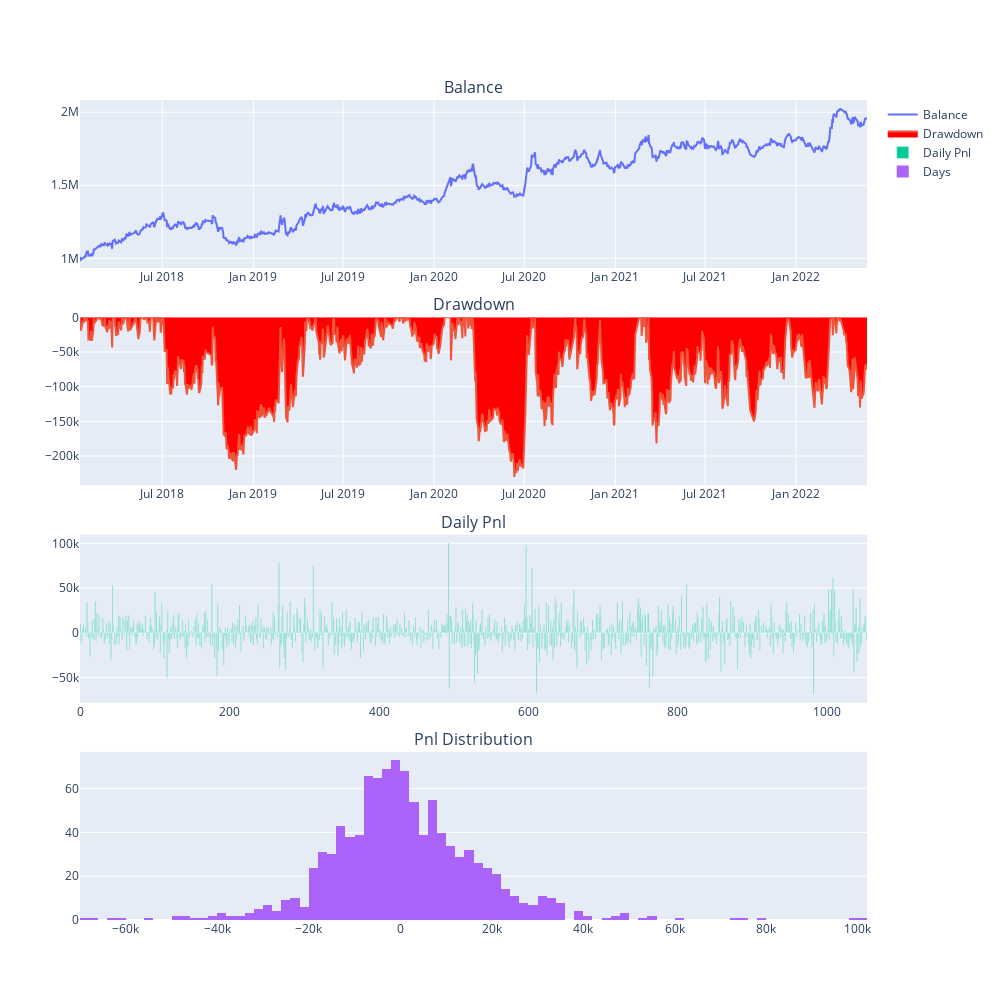

Write notebook code for a chart like this one.
### Code cell
engine = BacktestingEngine()

engine.set_parameters(
    vt_symbol="IF888.CFFEX",
    interval="1m", 
    start=datetime(2018, 1, 1), 
    end=datetime.now(), 
    rate=0.3/10000, 
    slippage=0.2, 
    size=300, 
    pricetick=0.2, 
    capital=1_000_000
)

engine.add_strategy(RumiStrategy, {})

engine.load_data()
engine.run_backtesting()
engine.calculate_result()
engine.calculate_statistics()
engine.show_chart()

### Figure 1 — Plotly figure (JSON) as saved in the notebook; plotly's stock layout.template omitted (floating-point values rounded to 4 significant figures; data arrays with more than 128 entries replaced by an {"elided": "..."} marker saying what was removed)
{"data": [{"mode": "lines", "name": "Balance", "type": "scatter", "x": {"elided": "1054 str values"}, "xaxis": "x", "y": {"elided": "1054 float values"}, "yaxis": "y"}, {"fill": "tozeroy", "fillcolor": "red", "mode": "lines", "name": "Drawdown", "type": "scatter", "x": {"elided": "1054 str values"}, "xaxis": "x2", "y": {"elided": "1054 float values"}, "yaxis": "y2"}, {"name": "Daily Pnl", "type": "bar", "xaxis": "x3", "y": {"elided": "1054 float values"}, "yaxis": "y3"}, {"name": "Days", "nbinsx": 100, "type": "histogram", "x": {"elided": "1054 float values"}, "xaxis": "x4", "yaxis": "y4"}], "layout": {"annotations": [{"font": {"size": 16}, "showarrow": false, "text": "Balance", "x": 0.5, "xanchor": "center", "xref": "paper", "y": 1, "yanchor": "bottom", "yref": "paper"}, {"font": {"size": 16}, "showarrow": false, "text": "Drawdown", "x": 0.5, "xanchor": "center", "xref": "paper", "y": 0.735, "yanchor": "bottom", "yref": "paper"}, {"font": {"size": 16}, "showarrow": false, "text": "Daily Pnl", "x": 0.5, "xanchor": "center", "xref": "paper", "y": 0.47, "yanchor": "bottom", "yref": "paper"}, {"font": {"size": 16}, "showarrow": false, "text": "Pnl Distribution", "x": 0.5, "xanchor": "center", "xref": "paper", "y": 0.205, "yanchor": "bottom", "yref": "paper"}], "height": 1000, "width": 1000, "xaxis": {"anchor": "y", "domain": [0, 1]}, "xaxis2": {"anchor": "y2", "domain": [0, 1]}, "xaxis3": {"anchor": "y3", "domain": [0, 1]}, "xaxis4": {"anchor": "y4", "domain": [0, 1]}, "yaxis": {"anchor": "x", "domain": [0.795, 1]}, "yaxis2": {"anchor": "x2", "domain": [0.53, 0.735]}, "yaxis3": {"anchor": "x3", "domain": [0.265, 0.47]}, "yaxis4": {"anchor": "x4", "domain": [0, 0.205]}}}
